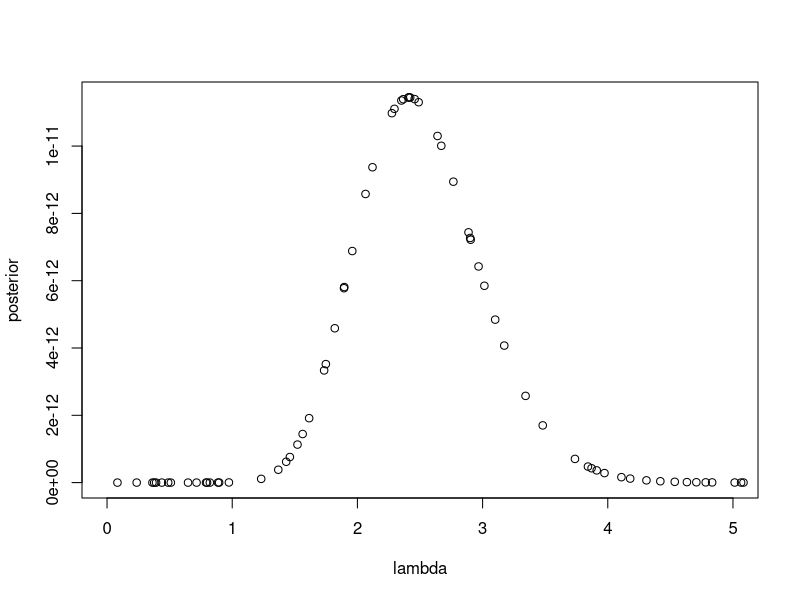

This figure's R source: (Note: this script raises an error after producing the figure.)
## ---- chunk 1
prior<-rlnorm(100,1,1)
data<-c(6,0,1,2,1,7,1,5,2,0)

posterior<-c()
for (i in 1:length(prior))
{
  posterior<-c(posterior,prod(dpois(data,lambda=prior[i]))*dlnorm(prior[i],1,1))
}
plot(prior,posterior,xlim=c(0,5),xlab="lambda")
## ---- chunk 2
knitr::include_graphics('UniformCircle.png')
## ---- chunk 3
knitr::include_graphics('RejectionFigure.png')
## ---- chunk 4
a = 5
b = 12
target = function(x) dbeta(x,a,b)
proposal = dunif
## ---- chunk 5
mode = (a-1)/(a+b-2)
M = target(mode)
1/M
n = 1000
points = runif(n)
uniforms = runif(n)
accept = uniforms < (target(points)/(M*proposal(points)))
## ---- chunk 6
curve(target, lwd=2)
curve(proposal, add=TRUE, col="seagreen", lwd=2)
curve(M*proposal(x), add=TRUE, col="seagreen", lty=2, lwd=2)
points(points, M*uniforms, pch=ifelse(accept,1,4), col=ifelse(accept,"blue","red"), lwd=2)
legend("topright", c("target","proposal","accepted","rejected"), 
       lwd=c(2,2,NA,NA), col=c("black","seagreen","blue","red"),
       pch=c(NA,NA,1,4), bg="white") 
